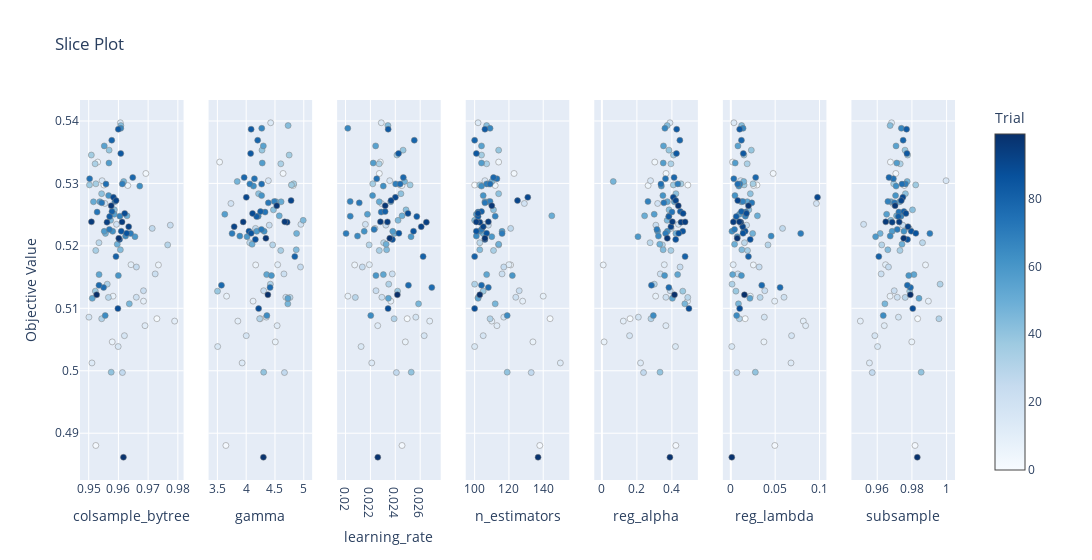

The notebook cell this image was saved under:
### Code cell
optuna.visualization.plot_slice(study)
